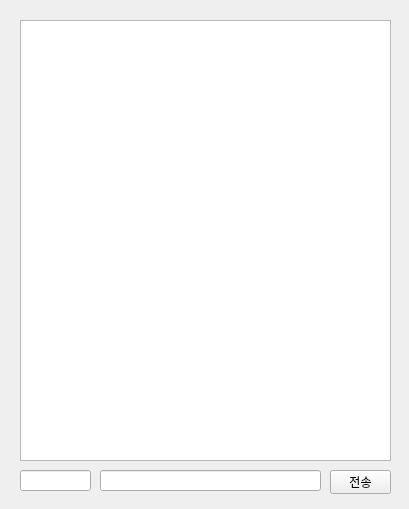
<?xml version="1.0" encoding="UTF-8"?>
<ui version="4.0">
 <class>MainWindow</class>
 <widget class="QMainWindow" name="MainWindow">
  <property name="geometry">
   <rect>
    <x>0</x>
    <y>0</y>
    <width>409</width>
    <height>509</height>
   </rect>
  </property>
  <property name="windowTitle">
   <string>메신저</string>
  </property>
  <widget class="QWidget" name="centralwidget">
   <widget class="QListWidget" name="list_chat">
    <property name="geometry">
     <rect>
      <x>20</x>
      <y>20</y>
      <width>371</width>
      <height>441</height>
     </rect>
    </property>
   </widget>
   <widget class="QLineEdit" name="edit_nickname">
    <property name="geometry">
     <rect>
      <x>20</x>
      <y>470</y>
      <width>71</width>
      <height>21</height>
     </rect>
    </property>
   </widget>
   <widget class="QLineEdit" name="edit_text">
    <property name="geometry">
     <rect>
      <x>100</x>
      <y>470</y>
      <width>221</width>
      <height>21</height>
     </rect>
    </property>
   </widget>
   <widget class="QPushButton" name="btn_send">
    <property name="geometry">
     <rect>
      <x>330</x>
      <y>470</y>
      <width>61</width>
      <height>24</height>
     </rect>
    </property>
    <property name="text">
     <string>전송</string>
    </property>
   </widget>
  </widget>
 </widget>
 <resources/>
 <connections/>
</ui>
